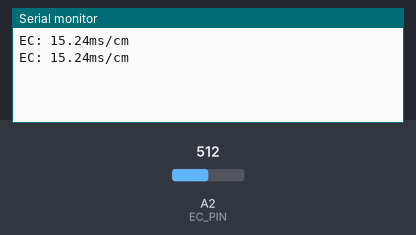
This sketch was run on a simulated Arduino Uno, built with avr-gcc and run on an emulated ATmega328P. Shown: the last lines printed to the serial monitor. The test bench sets the inputs (shaded band); at power-on: A2 (EC_PIN) = 512.

Above: at 2.8 s.
2.9 s: A2 (EC_PIN) set to 716
At 3.8 s:
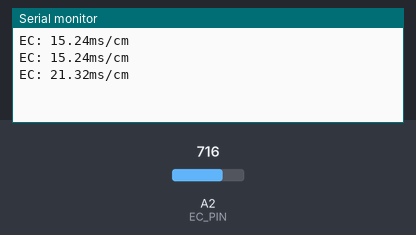
4.4 s: A2 (EC_PIN) set to 900
At 5.7 s:
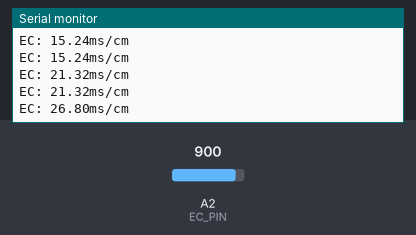
Timing chart, 0 to 7.4 s (numbered marks = the images above; inputs shaded):
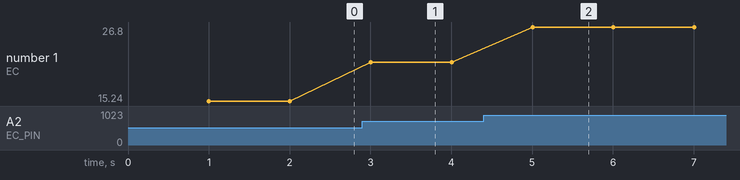

The sketch:

gravity_conductivity.ino
```cpp
// (licence header left out)
#include "DFRobot_EC.h"
#include <EEPROM.h>

#define EC_PIN A2
float voltage,ecValue,temperature = 25;
DFRobot_EC ec;

void setup()
{
  Serial.begin(115200);
  ec.begin();
}

void loop()
{
    static unsigned long timepoint = millis();
    if(millis()-timepoint>1000U)  //time interval: 1s
    {
      timepoint = millis();
      voltage = analogRead(EC_PIN)/1024.0*5000;   // read the voltage
      //temperature = readTemperature();          // read your temperature sensor to execute temperature compensation
      ecValue =  ec.readEC(voltage,temperature);  // convert voltage to EC with temperature compensation
      Serial.print("EC: ");
      Serial.print(ecValue);
      Serial.println("ms/cm");
    }
    ec.calibration(voltage,temperature);          // calibration process by Serail CMD
}

float readTemperature()
{
  //add your code here to get the temperature from your temperature sensor
}
```

Measured:
- after the input at 2.9 s, the serial monitor: prints a new line after 0.10 s (image 1)
- after the input at 4.4 s, the serial monitor: prints a new line after 0.61 s (image 2)
- plotted number 1: 15.24 → 21.32 after the input at 2.9 s, 21.32 → 26.8 after the input at 4.4 s
